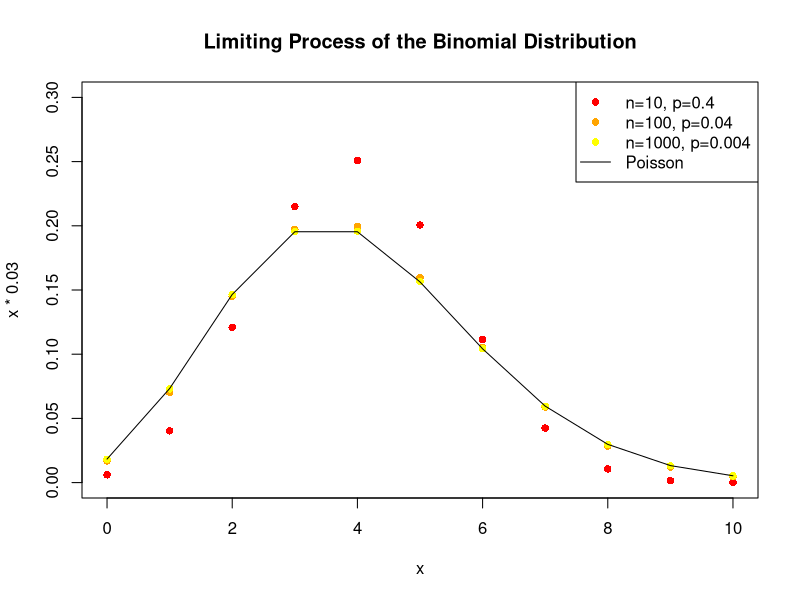
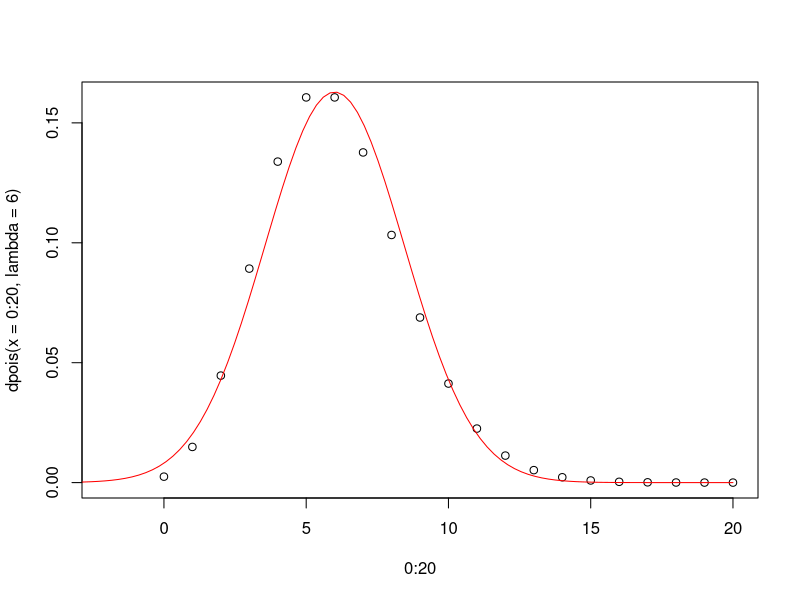

Write R code to recreate these figures, in order.
## ---- chunk 1
n <- 10^(1:3)
x <- 0:10

plot(x,x*0.03, main = "Limiting Process of the Binomial Distribution",type='n')
cols <- c("red","orange", "yellow", "green", "blue", "purple")
for(i in seq_along(n)){ 
  points(x,dbinom(x,n[i],4/n[i]),pch=16,col=cols[i]) 
  } 

points(x,dpois(x,4),type='l') 
legend("topright", legend=c("n=10, p=0.4","n=100, p=0.04", "n=1000, p=0.004","Poisson"), pch=c(16,16,16,NA),col=c(cols[seq_along(n)],"black"),lty=c(NA,NA,NA,1))

## ---- chunk 2
plot(0:20, dpois( x=0:20, lambda=6 ), xlim=c(-2,20))
normden <- function(x){dnorm(x, mean=6, sd=sqrt(6))}
curve(normden, from=-4, to=20, add=TRUE, col="red")
